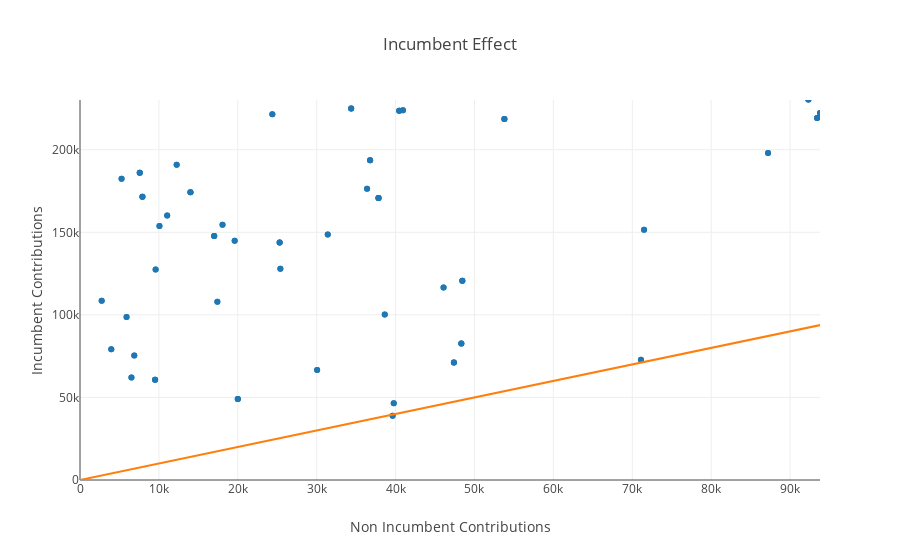

Notebook cell for this chart:
### Code cell
viz_incumbent_effect_scatter(return_year(incumbent_merged, 2018), 70, 70, state = "FL")

### Figure 1 — Plotly figure (JSON) as saved in the notebook; plotly's stock layout.template omitted (floating-point values rounded to 4 significant figures; data arrays with more than 128 entries replaced by an {"elided": "..."} marker saying what was removed)
{"data": [{"mode": "markers", "text": {"elided": "187 str values"}, "type": "scatter", "x": {"elided": "187 float values"}, "y": {"elided": "187 float values"}}, {"mode": "lines", "type": "scatter", "x": [0, 1000000], "y": [0, 1000000]}], "layout": {"hovermode": "closest", "showlegend": false, "title": "Incumbent Effect", "xaxis": {"range": [0, 93790.0], "title": "Non Incumbent Contributions"}, "yaxis": {"range": [0, 230100.0], "title": "Incumbent Contributions"}}}
